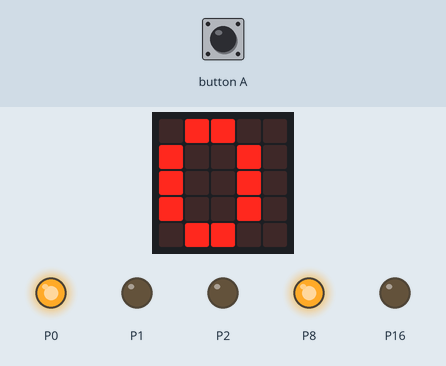
This program was run on a simulated BBC micro:bit (MakeCode). Shown: the board's 5×5 LED display, output pins drawn as LEDs (lit = HIGH). The test bench sets the inputs (shaded band).

Above: at 1.2 s.
1.3 s: button A pressed for 0.15 s
At 5.6 s:
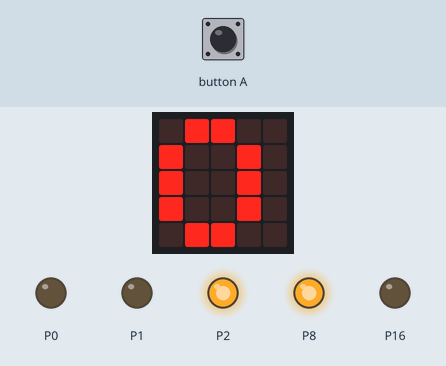
At 8.2 s:
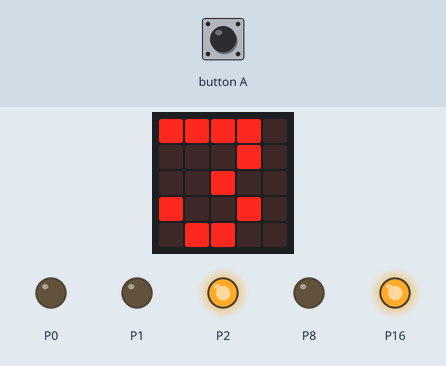
Timing chart, 0 to 15.3 s (numbered marks = the images above; inputs shaded):
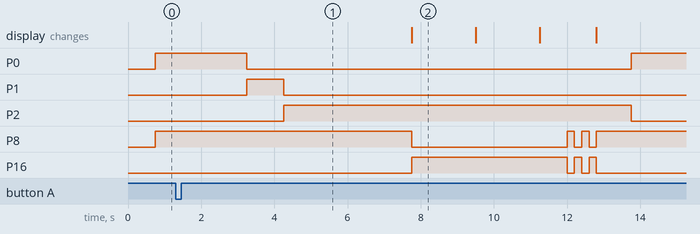

The program:

main.ts
```typescript
function Jaune () {
    pins.digitalWritePin(DigitalPin.P0, 0)
    pins.digitalWritePin(DigitalPin.P1, 1)
    pins.digitalWritePin(DigitalPin.P2, 0)
    pins.digitalWritePin(DigitalPin.P8, 1)
    pins.digitalWritePin(DigitalPin.P16, 0)
}
function clignotement () {
    pins.digitalWritePin(DigitalPin.P0, 0)
    pins.digitalWritePin(DigitalPin.P1, 0)
    pins.digitalWritePin(DigitalPin.P2, 1)
    pins.digitalWritePin(DigitalPin.P8, 1)
    pins.digitalWritePin(DigitalPin.P16, 0)
}
function Rouge () {
    pins.digitalWritePin(DigitalPin.P0, 0)
    pins.digitalWritePin(DigitalPin.P1, 0)
    pins.digitalWritePin(DigitalPin.P2, 1)
    pins.digitalWritePin(DigitalPin.P8, 0)
    pins.digitalWritePin(DigitalPin.P16, 0)
}
function Orange () {
    pins.digitalWritePin(DigitalPin.P0, 0)
    pins.digitalWritePin(DigitalPin.P1, 0)
    pins.digitalWritePin(DigitalPin.P2, 0)
    pins.digitalWritePin(DigitalPin.P8, 1)
    pins.digitalWritePin(DigitalPin.P16, 0)
}
input.onButtonPressed(Button.A, function () {
    piéton = 1
})
function marche () {
    pins.digitalWritePin(DigitalPin.P0, 0)
    pins.digitalWritePin(DigitalPin.P1, 0)
    pins.digitalWritePin(DigitalPin.P2, 1)
    pins.digitalWritePin(DigitalPin.P8, 0)
    pins.digitalWritePin(DigitalPin.P16, 1)
}
function Vert () {
    pins.digitalWritePin(DigitalPin.P0, 1)
    pins.digitalWritePin(DigitalPin.P1, 0)
    pins.digitalWritePin(DigitalPin.P2, 0)
    pins.digitalWritePin(DigitalPin.P8, 1)
    pins.digitalWritePin(DigitalPin.P16, 0)
}
function Blanc () {
    pins.digitalWritePin(DigitalPin.P0, 0)
    pins.digitalWritePin(DigitalPin.P1, 0)
    pins.digitalWritePin(DigitalPin.P2, 0)
    pins.digitalWritePin(DigitalPin.P8, 0)
    pins.digitalWritePin(DigitalPin.P16, 1)
}
let piéton = 0
piéton = 0
basic.forever(function () {
    if (piéton == 0) {
        while (piéton == 0) {
            basic.showNumber(0)
            Vert()
            basic.pause(2500)
            Jaune()
            basic.pause(1000)
            clignotement()
            basic.pause(3500)
        }
    }
    if (piéton == 1) {
        while (piéton == 1) {
            marche()
            basic.showNumber(3)
            basic.pause(1000)
            basic.showNumber(2)
            basic.pause(1000)
            basic.showNumber(1)
            clignotement()
            basic.pause(200)
            marche()
            basic.pause(200)
            clignotement()
            basic.pause(200)
            marche()
            basic.pause(200)
            clignotement()
            basic.showNumber(0)
            basic.pause(200)
            Vert()
            piéton = 0
        }
    }
})
```

test.ts
```typescript
// les tests vont ici ; cela ne sera pas compilé si ce paquet est utilisé en tant qu'extension.
```

Measured:
- after the input at 1.3 s, P1: goes on until 4.3 s, then stays LOW; P8: HIGH → LOW after 6.5 s, then repeats every 0.40 s: HIGH 0.20 s, LOW 0.20 s, until it stays HIGH from 12.8 s; P16: LOW → HIGH after 6.5 s, then repeats every 0.40 s: LOW 0.20 s, HIGH 0.20 s, until it stays LOW from 12.8 s
